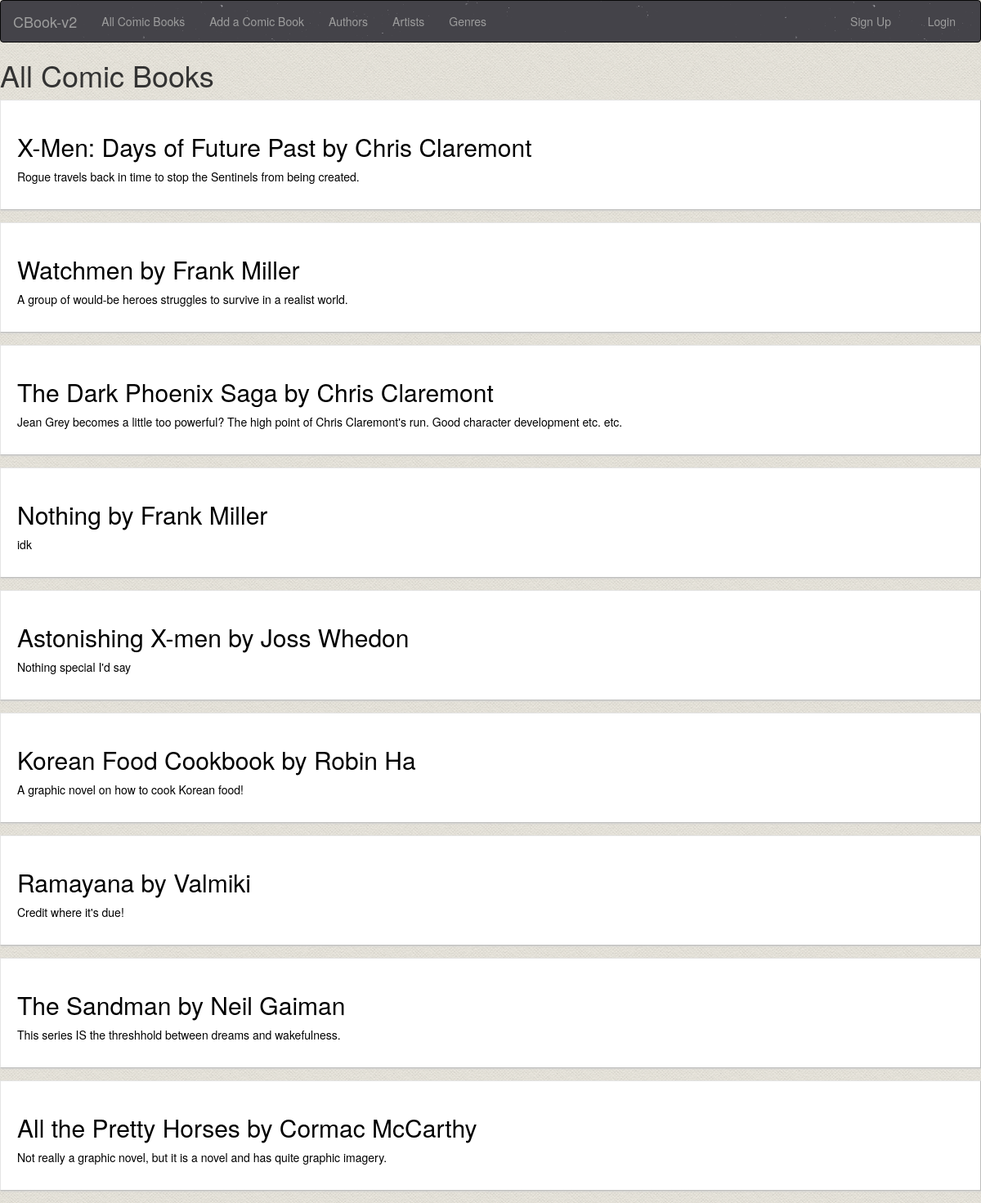
/books/, run on an earlier commit of the app's database.
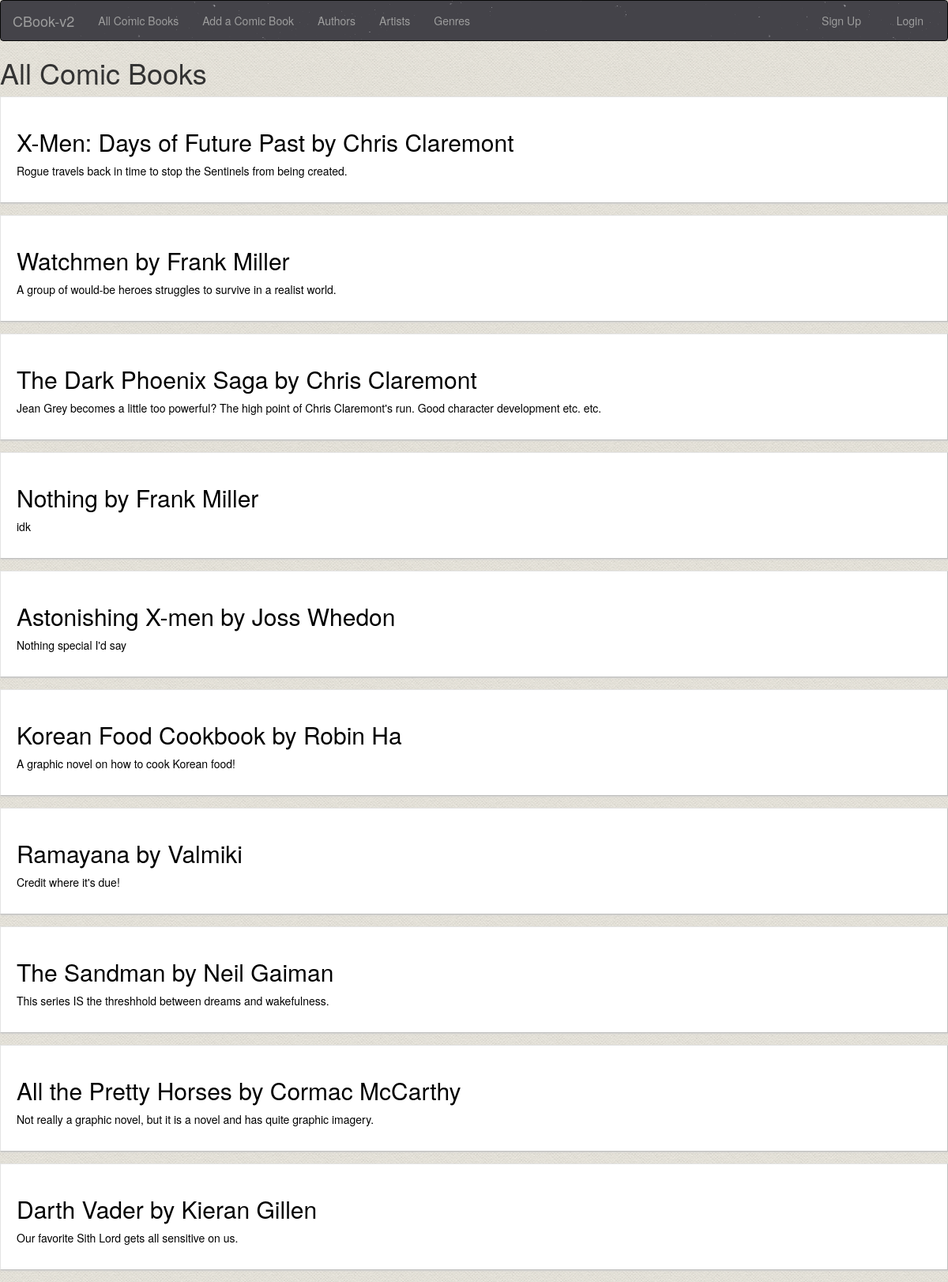
And on a later commit of the database.
### books/models.py (models this page shows, shortened)
class ComicBook(models.Model):
    title = models.CharField(max_length=50)
    description = models.TextField()
    author = models.ForeignKey(Author)
    genres = models.ManyToManyField(Genre)
    created_at = models.DateTimeField(auto_now_add=True)

class Author(models.Model):
    name = models.CharField(max_length=50)
    created_at = models.DateTimeField(auto_now_add=True)
    def __str__(self):
        return self.name

### books/views.py (the view)
# urls.py: url(r'^books/$', views.index, name='index'),
def index(request):
    context = {'books': ComicBook.objects.all()}
    return render(request, 'books/index.html', context)

### books/templates/books/index.html
{% extends 'books/base.html' %}
{% block content %}
		<h1>All Comic Books</h1>
		{% for book in books %}
		<a href="{% url 'books:detail' book.id %}">
			<div class="display-box">
				<h2>{{ book.title }} by {{ book.author }}</h2>
				<p>{{ book.description }}</p>
			</div>
		</a>
		{% endfor %}
{% endblock content %}

### books/templates/books/base.html (shortened to what this page needs)
{% load static %}
<link rel="stylesheet" type="text/css" href="{% static 'books/stylesheets/bootstrap.min.css' %}" />
<link rel="stylesheet" type="text/css" href="{% static 'books/stylesheets/style.css' %}" />
<nav class="navbar navbar-inverse">
  <div class="container-fluid">
    <div class="navbar-header">
      <a class="navbar-brand" href="#">CBook-v2</a>
    </div>
    <div class="collapse navbar-collapse" id="myNavbar">
      <ul class="nav navbar-nav">
		    <li><a href="{% url 'books:index' %}">All Comic Books</a></li>
		    <li><a href="{% url 'books:new' %}">Add a Comic Book</a></li>
		    <li><a href="/authors">Authors</a></li>
		    <li><a href="/artists">Artists</a></li>
		    <li><a href="/genres">Genres</a></li>
      </ul>
      <ul class="nav navbar-nav navbar-right">
        <li><a href="#"><span class="glyphicon glyphicon-user"></span> Sign Up</a></li>
        {% if user.is_authenticated %}
            <li>Hello, {{ user.username }}</li><br />
            <a href="{% url 'users:logout' %}">Log out </a>
        {% else %}
            <li><a href="{% url 'users:login' %}"><span class="glyphicon glyphicon-log-in"></span> Login</a></li>
        {% endif %}
      </ul>
    </div>
  </div>
</nav>
{% block content %}
{% endblock content %}

### books/static/books/stylesheets/style.css (style rules this page uses)
a { color: black; text-decoration: none; }
nav { background: url('../images/stardust.png'); }
.display-box { -moz-box-shadow: 1px 1px 2px 0 #d0d0d0; -webkit-box-shadow: 1px 1px 2px 0 #d0d0d0; box-shadow: 1px 1px 2px 0 #d0d0d0; background: #fff; border: 1px solid #ccc; border-color: #e4e4e4 #bebebd #bebebd #e4e4e4; margin-top: 10px; margin-bottom: 15px; padding: 20px; }

What changed in the data, as far as the page shows it:
added ComicBook: title "Darth Vader", author "Kieran Gillen", description "Our favorite Sith Lord gets all sensitive on us."
